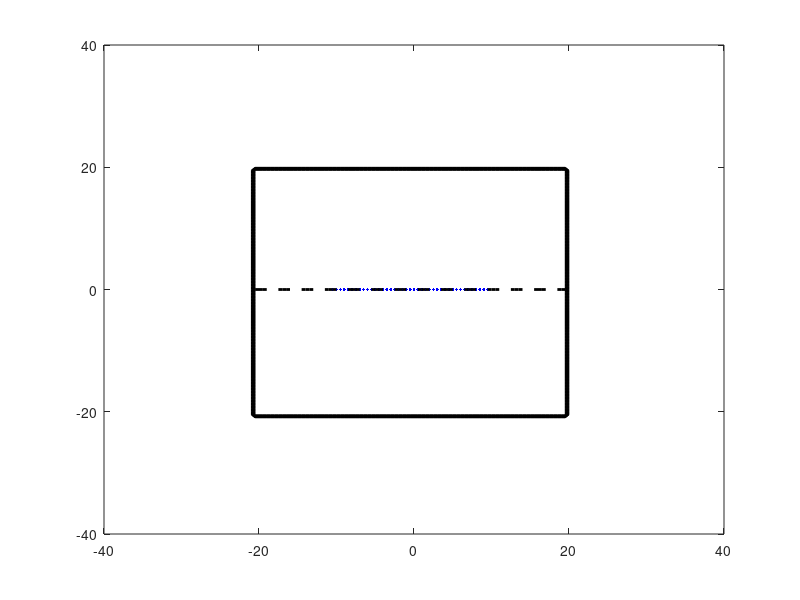

MATLAB code for this plot:

[x,y]=meshgrid(-40:0.5:40,-40:0.5:40);
[ss,ss]=size(x);
plate=zeros(ss,ss);
plate2=plate;
plate3=plate;
plate4=plate;
plate5=plate;


plate4(81,60:100)=1;
plate2(81,40:120)=1;
plate2(81,40:120)=1;
plate3(40:120,40:120)=1;
ind1=(plate2==1);
ind3=(plate4==1);

x1=x(ind1);
y1=y(ind1);
x3=x(ind3);
y3=y(ind3);


figure(1)

% pcolor(x,y,plate3); hold on;
plot(x3,y3,'b.','linewidth',4); hold on;
plot(x1,y1,'k--','linewidth',2); hold on;
contour(x,y,plate3,'k','linewidth',1); hold on;



xlim([-40 40])
ylim([-40 40])


% pcolor(x,y,plate2);